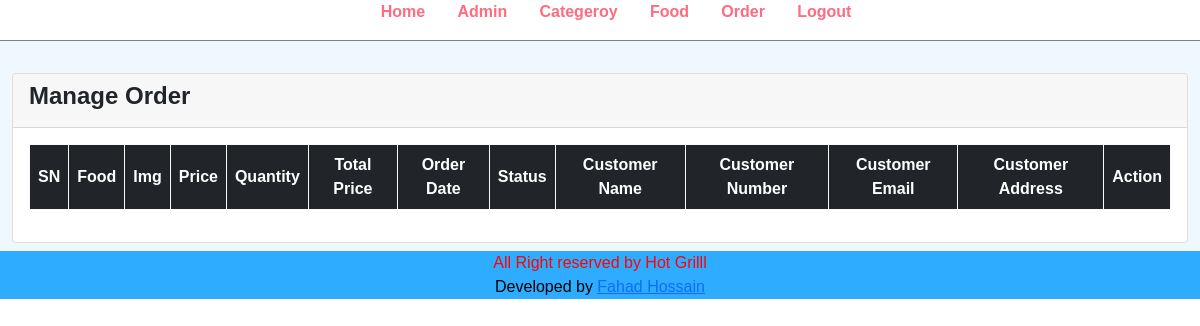
The page /admin/manage-order.php (signed in) on the database as committed earlier.
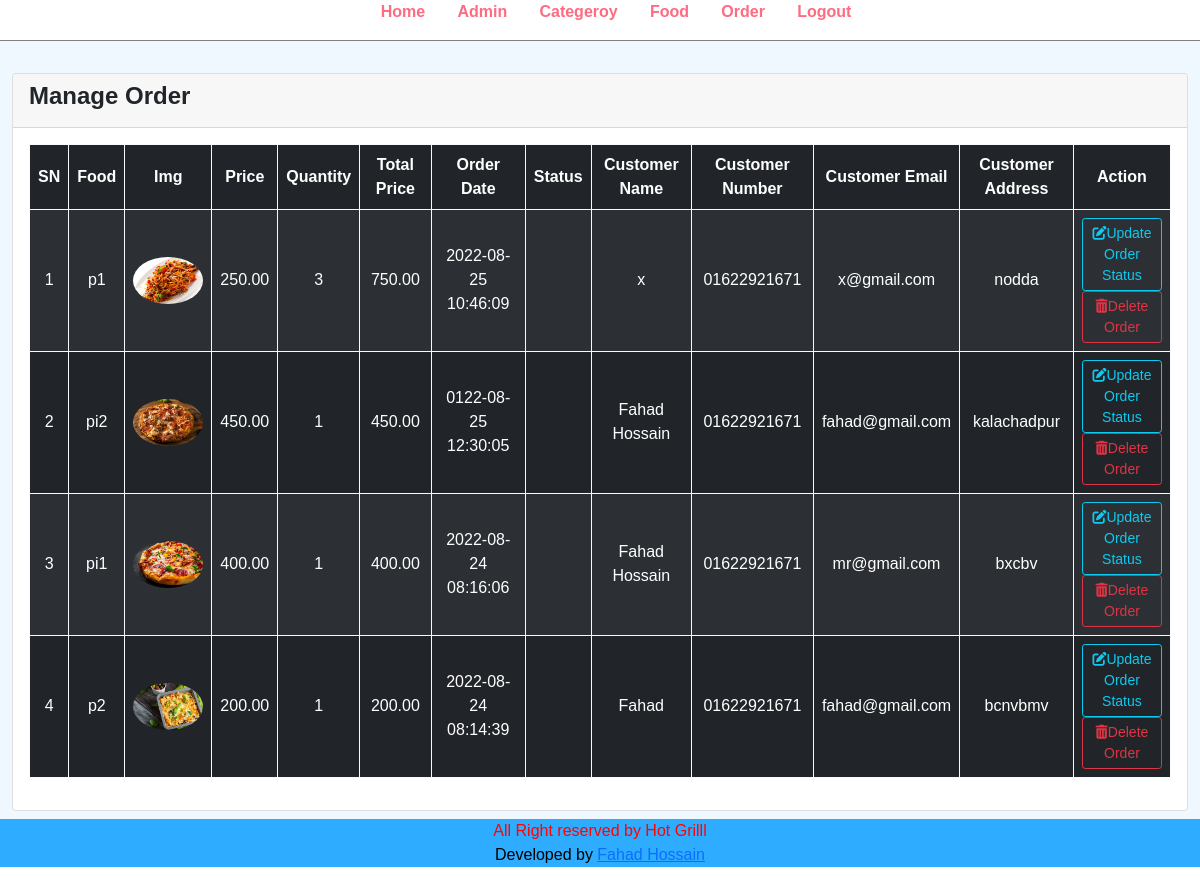
The same page on the database as committed later.
### tables this page shows
CREATE TABLE `tbl_order` (
  `Id` int(10) UNSIGNED NOT NULL,
  `food` varchar(150) NOT NULL,
  `image_name` varchar(155) NOT NULL,
  `price` decimal(10,2) NOT NULL,
  `qty` int(11) NOT NULL,
  `total` decimal(10,2) NOT NULL,
  `order_date` datetime NOT NULL,
  `status` varchar(30) NOT NULL,
  `customer_name` varchar(150) NOT NULL,
  `customer_contact` varchar(20) NOT NULL,
  `customer_email` varchar(150) NOT NULL,
  `customer_address` varchar(255) NOT NULL
);

### admin/manage-order.php (the view, shortened to what this page needs)
<?php include ('./partials/menu.php');?>
    <div class="main-content py-2"><br>
        <div class="container-fluid">
          <div class="row">
            <div class="col-md-12">
              <div class="card">
              <div class="card-header">
            <h4 class="fw-bold">Manage Order
            </h4>
            </div>
            <div class="card-body">
            <table class="table table-dark table-striped text-center align-middle table-hover table-bordered border-light">
          <thead>
            <tr class="fw-bold align-middle">
                <td>SN</td>
                <td>Food</td>
                <td>Img</td>
                <td>Price</td>
                <td>Quantity</td>
                <td>Total Price</td>
                <td>Order Date</td>
                <td>Status</td>
                <td>Customer Name</td>
                <td>Customer Number</td>
                <td>Customer Email</td>
                <td>Customer Address</td>
                <td>Action</td>
            </tr>
        </thead>
        <tbody>
          <?php
          $sql="SELECT * FROM tbl_order ORDER BY Id DESC";
          $result=mysqli_query($conn,$sql);
          if($result==TRUE){
              $count=mysqli_num_rows($result);
              $serial_number=1;
              if($count>0){
                while($order=mysqli_fetch_assoc($result)){
                  $Id=$order['Id'];
                  $food=$order['food'];
                  $image_name=$order['image_name'];
                  $price=$order['price'];
                  $quantity=$order['qty'];
                  $total=$order['total'];
                  $order_date=$order['order_date'];
                  $customer_name=$order['customer_name'];
                  $customer_contact=$order['customer_contact'];
                  $customer_email=$order['customer_email'];
                  $customer_address=$order['customer_address'];
            ?>
          <tr>
            <td><?php echo $serial_number++ ?></td>
            <td><?php echo $food;?></td>
            <td>
                <?php
                  if($image_name!=''){
                      ?>
                      <img src="../images/Food/<?php echo $image_name;?>" width="70px" class="food-img" alt="Food img">
                      <?php
                  }else{
                      echo "<div class=error>Image Not Added</div>";
                  }
                ?>
            </td>
            <td><?php echo $price;?></td>
            <td><?php echo $quantity;?></td>
            <td><?php echo $total;?></td>
            <td><?php echo $order_date;?></td>
            <td>
            </td>
            <td><?php echo $customer_name;?></td>
            <td><?php echo $customer_contact;?></td>
            <td><?php echo $customer_email;?></td>
            <td><?php echo $customer_address;?></td>
            <td>
              <a href="order_status.php?Id=<?php echo $Id;?>" class="btn btn-outline-info btn-sm "><i class="fa-solid fa-pen-to-square"></i>Update Order Status</a><br>
              <a href="delete_order.php?Id=<?php echo $Id;?>" class="btn btn-outline-danger btn-sm "><i class="fa-solid fa-trash-can"></i>Delete Order</a>
            </td>
          </tr>
          <?Php
                }
              }
              else{
              }
          }
          ?>
        </tbody>
          </table>
            </div>
              </div>
            </div>
          </div>
        </div>
    </div>
<?php include('./partials/footer.php');?>

### admin/partials/menu.php (shortened to what this page needs)
<!doctype html>
<html lang="en">
  <head>
    <link href="https://cdn.jsdelivr.net/npm/bootstrap@5.0.2/dist/css/bootstrap.min.css" rel="stylesheet">
    <link rel="stylesheet" href="../css/admin.css">
  </head>
  <body>
    <div class="menu text-center">
       <div class="wrapper">
        <ul>
            <li><a href="admin_index.php">Home</a></li>
            <li><a href="manage-admin.php">Admin</a></li>
            <li><a href="manage-category.php">Categeroy</a></li>
            <li><a href="manage-food.php">Food</a></li>
            <li><a href="manage-order.php">Order</a></li>
            <li><a href="logout.php">Logout</a></li>
        </ul>
       </div>
    </div>
  </body>
</html>

### admin/partials/footer.php (shortened to what this page needs)
<!DOCTYPE html>
<html lang="en">
<head>
</head>
<body>
      <div class="footer">
        <div class="wrapper">
            <p class="text-center">All Right reserved by Hot Grilll</br><span style="color: black;">Developed by</span> <a href="#">Fahad Hossain</a></p>
        </div>
    </div>
</body>
</html>

### css/admin.css (style rules this page uses)
* { margin: 0; padding: 0; font-family: Arial, Helvetica, sans-serif; }
.wrapper { padding:auto; width: 80%; margin:0 auto; }
.text-center { text-align: center; }
.footer { background-color: rgb(46, 172, 255); color: rgb(255, 2, 2); }
.menu { border-bottom: 1px solid gray }
.menu ul { list-style: none; }
.menu ul li { display: inline; padding: 1.5%; text-decoration: none; }
.menu ul li a { text-decoration: none; color: #ff6b81; font-weight: bold; }
.main-content { background-color: aliceblue; }
.food-img { border-radius: 60%; }

Rows that differ between the two databases and show on the page:
added tbl_order: food "p1", image_name (picture), price "250.00", qty "3", total "750.00", order_date "2022-08-25 10:46:09", customer_name "x", customer_contact "01622921671", customer_email "x@gmail.com", customer_address "nodda"
added tbl_order: food "pi2", image_name (picture), price "450.00", qty "1", total "450.00", order_date "0122-08-25 12:30:05", customer_name "Fahad Hossain", customer_contact "01622921671", customer_email "fahad@gmail.com", customer_address "kalachadpur"
added tbl_order: food "pi1", image_name (picture), price "400.00", qty "1", total "400.00", order_date "2022-08-24 08:16:06", customer_name "Fahad Hossain", customer_contact "01622921671", customer_email "mr@gmail.com", customer_address "bxcbv"
added tbl_order: food "p2", image_name (picture), price "200.00", qty "1", total "200.00", order_date "2022-08-24 08:14:39", customer_name "Fahad", customer_contact "01622921671", customer_email "fahad@gmail.com", customer_address "bcnvbmv"
